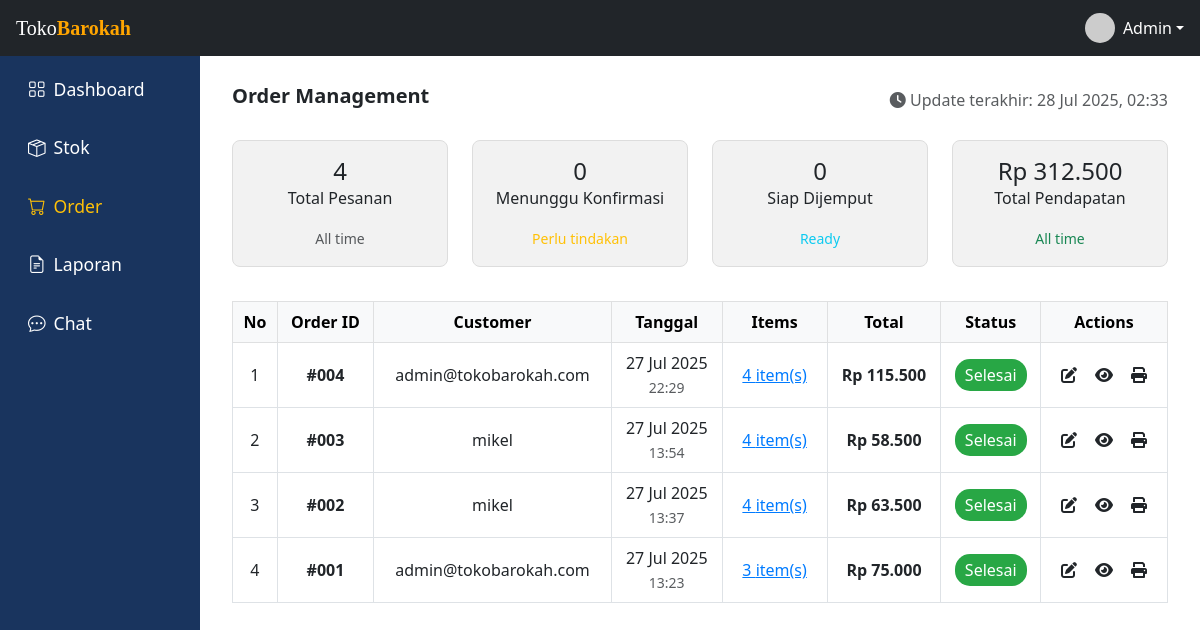
/views/admin/order.php (signed in), run on an earlier commit of the app's database.
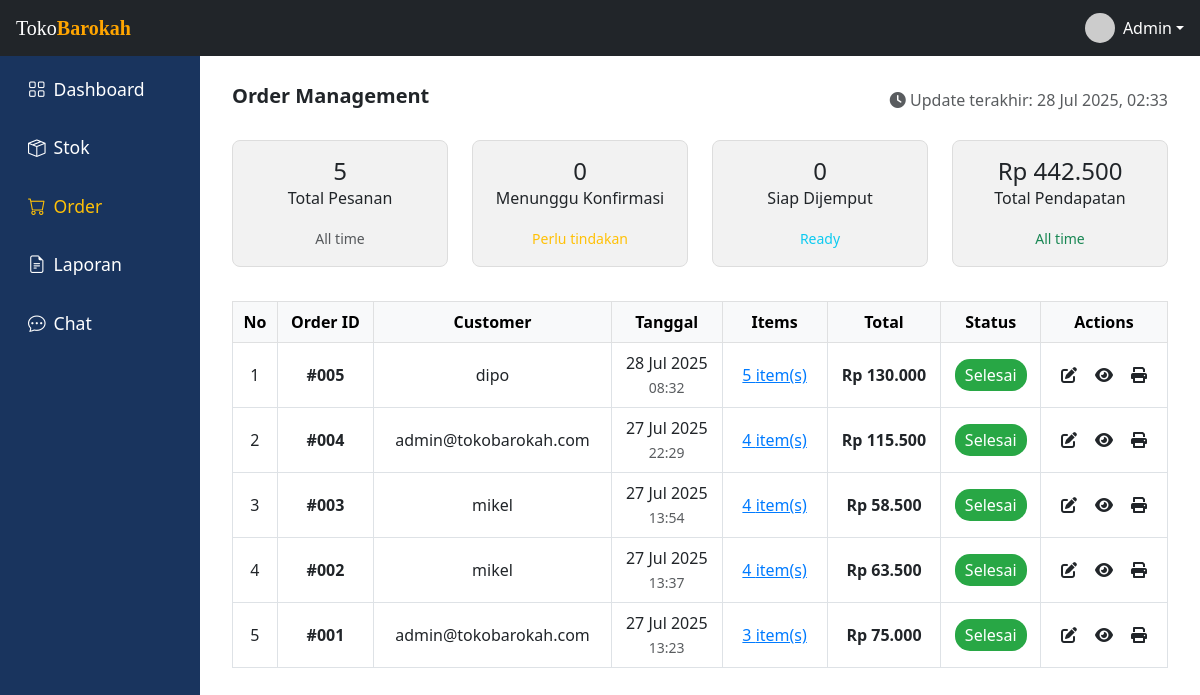
And on a later commit of the database.
### tables this page shows
CREATE TABLE `orders` (
  `id` int(11) NOT NULL,
  `user_id` int(11) DEFAULT NULL,
  `order_date` datetime DEFAULT current_timestamp(),
  `total_amount` decimal(10,2) DEFAULT NULL,
  `status` enum('diproses','siap_dijemput','selesai') DEFAULT 'diproses'
);

CREATE TABLE `users` (
  `id` int(11) NOT NULL,
  `email` varchar(100) NOT NULL,
  `password` varchar(255) NOT NULL,
  `role` enum('admin','user') NOT NULL DEFAULT 'user',
  `created_at` timestamp NOT NULL DEFAULT current_timestamp()
);

### views/admin/order.php (the view, shortened to what the changed rows need)
<?php
require_once '../../includes/auth_check.php';
$query = "SELECT o.id, o.order_date, o.total_amount, o.status, u.email as nama_user,
          COUNT(oi.id) as total_items
          FROM orders o
          LEFT JOIN users u ON o.user_id = u.id
          LEFT JOIN order_items oi ON o.id = oi.order_id
          GROUP BY o.id, o.order_date, o.total_amount, o.status, u.email
          ORDER BY o.order_date DESC";
$stmt = $pdo->prepare($query);
$stmt->execute();
$orders = $stmt->fetchAll(PDO::FETCH_ASSOC);
$stats_query = "SELECT
    COUNT(*) as total_pesanan,
    SUM(CASE WHEN status = 'diproses' THEN 1 ELSE 0 END) as menunggu_konfirmasi,
    SUM(CASE WHEN status = 'siap_dijemput' THEN 1 ELSE 0 END) as siap_dijemput,
    SUM(CASE WHEN status = 'selesai' THEN 1 ELSE 0 END) as pesanan_selesai,
    SUM(total_amount) as total_pendapatan
    FROM orders";
$stats_stmt = $pdo->prepare($stats_query);
$stats_stmt->execute();
$stats = $stats_stmt->fetch(PDO::FETCH_ASSOC);
?>
<!DOCTYPE html>
<html lang="id">
<head>
    <link href="https://cdn.jsdelivr.net/npm/bootstrap@5.3.0/dist/css/bootstrap.min.css" rel="stylesheet" />
    <link href="https://cdn.jsdelivr.net/npm/bootstrap-icons@1.10.5/font/bootstrap-icons.css" rel="stylesheet" />
    <link rel="stylesheet" href="https://cdnjs.cloudflare.com/ajax/libs/font-awesome/6.0.0-beta3/css/all.min.css">
    <link rel="stylesheet" href="../../assets/css/admin.css">
    <link rel="stylesheet" href="https://cdn.jsdelivr.net/npm/sweetalert2@11/dist/sweetalert2.min.css">
</head>
<body>
    <div class="d-flex">
        <div class="col-md-10">
            <div class="main-content">
                <div class="row mb-4">
                    <div class="col-md-3">
                        <div class="card-box">
                            <h3><?php echo $stats['total_pesanan']; ?></h3>
                            <p>Total Pesanan</p>
                            <small class="text-muted">All time</small>
                        </div>
                    </div>
                    <div class="col-md-3">
                        <div class="card-box">
                            <h3>Rp <?php echo number_format($stats['total_pendapatan'], 0, ',', '.'); ?></h3>
                            <p>Total Pendapatan</p>
                            <small class="text-success">All time</small>
                        </div>
                    </div>
                </div>
                <div class="table-responsive">
                    <table class="table table-bordered text-center align-middle bg-white">
                        <thead class="table-light">
                            <tr>
                                <th>No</th>
                                <th>Order ID</th>
                                <th>Customer</th>
                                <th>Tanggal</th>
                                <th>Items</th>
                                <th>Total</th>
                                <th>Status</th>
                                <th>Actions</th>
                            </tr>
                        </thead>
                        <tbody>
                            <?php if (empty($orders)): ?>
                                <tr>
                                    <td colspan="8">
                                        <div class="text-center py-4">
                                            <i class="fas fa-inbox fa-3x text-muted mb-3"></i>
                                            <p class="text-muted">Tidak ada pesanan</p>
                                        </div>
                                    </td>
                                </tr>
                            <?php else: ?>
                                <?php foreach ($orders as $index => $order): ?>
                                    <tr>
                                        <td><?php echo $index + 1; ?></td>
                                        <td>
                                            <strong>#<?php echo str_pad($order['id'], 3, '0', STR_PAD_LEFT); ?></strong>
                                        </td>
                                        <td><?php echo htmlspecialchars($order['nama_user']); ?></td>
                                        <td>
                                            <div><?php echo date('d M Y', strtotime($order['order_date'])); ?></div>
                                            <small class="text-muted"><?php echo date('H:i', strtotime($order['order_date'])); ?></small>
                                        </td>
                                        <td>
                                            <button class="order-details-btn" onclick="showOrderDetails(<?php echo $order['id']; ?>)">
                                                <?php echo $order['total_items']; ?> item(s)
                                            </button>
                                        </td>
                                        <td>
                                            <strong>Rp <?php echo number_format($order['total_amount'], 0, ',', '.'); ?></strong>
                                        </td>
                                        <td>
                                            <span class="badge-<?php echo str_replace(' ', '-', $order['status']); ?>">
                                                <?php
                                                switch ($order['status']) {
                                                    case 'selesai':
                                                        echo 'Selesai';
                                                        break;
                                                }
                                                ?>
                                            </span>
                                        </td>
                                        <td>
                                            <div class="d-flex justify-content-center align-items-center gap-2">
                                                <i class="fa-solid fa-pen-to-square action-icons"
                                                    onclick="editStatus(<?php echo $order['id']; ?>, '<?php echo $order['status']; ?>')"
                                                    title="Edit Status"></i>
                                                <i class="fa-solid fa-eye action-icons"
                                                    onclick="showOrderDetails(<?php echo $order['id']; ?>)"
                                                    title="Lihat Detail"></i>
                                                <i class="fa-solid fa-print action-icons"
                                                    onclick="printReceipt(<?php echo $order['id']; ?>)"
                                                    title="Cetak Struk"></i>
                                            </div>
                                        </td>
                                    </tr>
                                <?php endforeach; ?>
                            <?php endif; ?>
                        </tbody>
                    </table>
                </div>
            </div>
        </div>
    </div>
</body>
</html>

What changed in the data, as far as the page shows it:
added orders: id "005", user.email "dipo", order_date "28 Jul 2025", order_date "08:32", total_items "5", total_amount "130.000", status "Selesai"
Also different on the page:
$stats['total_pesanan']: "4" → "5"
$stats['total_pendapatan']: "312.500" → "442.500"
